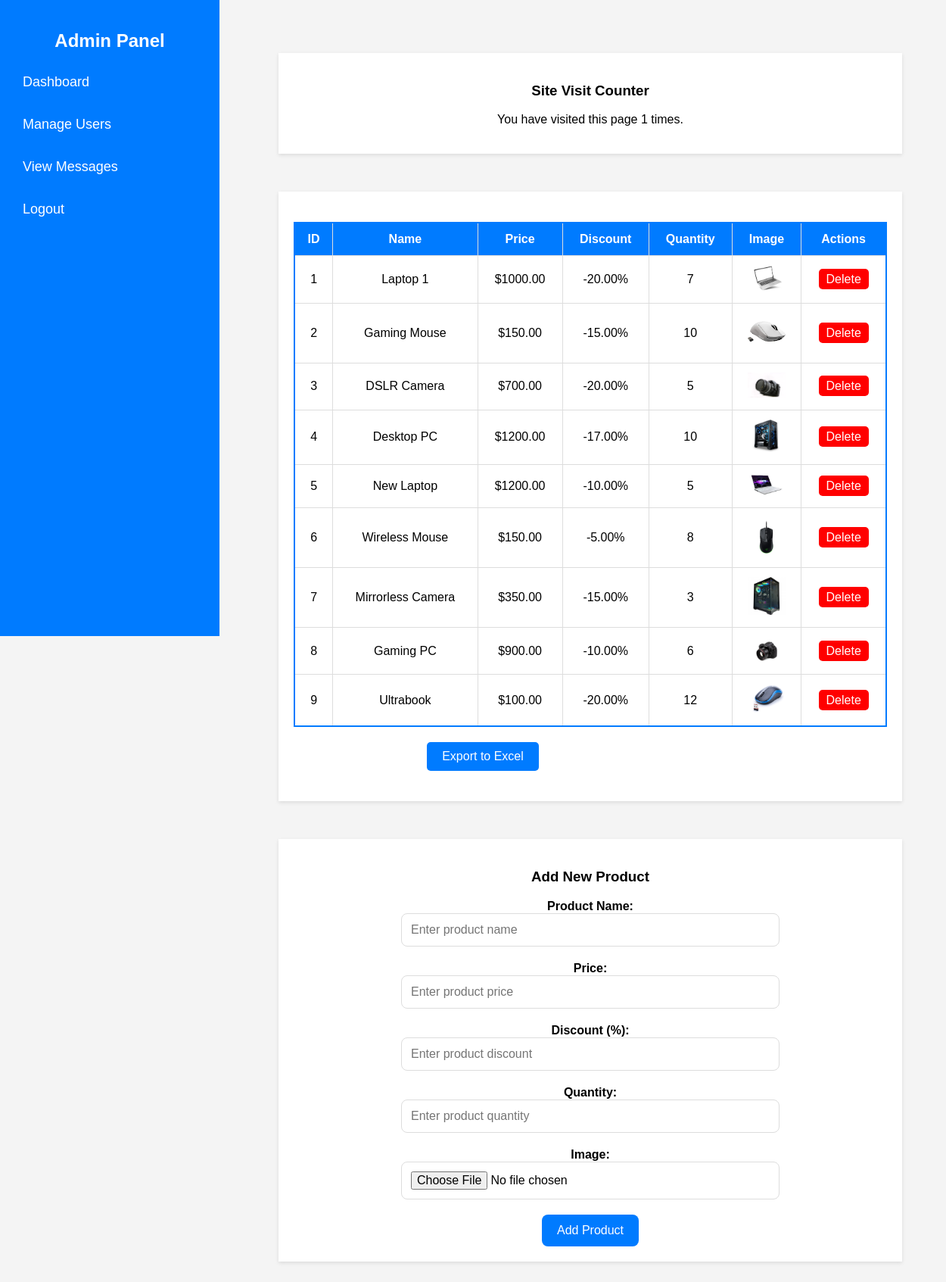
Screenshot of /admin/index.php (signed in) with the database file from the repository.
### tables this page shows
CREATE TABLE `products` (
  `id` int(11) NOT NULL,
  `name` varchar(255) NOT NULL,
  `category` varchar(100) NOT NULL,
  `price` decimal(10,2) NOT NULL,
  `discount` decimal(5,2) DEFAULT 0.00,
  `image` varchar(255) NOT NULL,
  `quantity` int(11) NOT NULL
);

### admin/index.php (the view, shortened to what this page needs)
<?php
include('authentication.php');
$sql = "SELECT * FROM products";
$result = $con->query($sql);
?>
<!DOCTYPE html>
<html lang="en">
<head>
    <link rel="stylesheet" href="css/admin_style.css">
</head>
<body>
    <div class="sidebar">
        <h2>Admin Panel</h2>
        <ul>
            <li><a href="index.php">Dashboard</a></li>
            <li><a href="view-users.php">Manage Users</a></li>
            <li><a href="view-messages.php">View Messages</a></li>
            <li><a href="logout.php">Logout</a></li>
        </ul>
    </div>
    <div class="main-content">
        <div class="admin-container">
            <h3>Site Visit Counter</h3>
            <p>You have visited this page <?= $_SESSION["visits"] ?> times.</p>
        </div>
        <div class="admin-container">
            <table>
                <thead>
                    <tr>
                        <th>ID</th>
                        <th>Name</th>
                        <th>Price</th>
                        <th>Discount</th>
                        <th>Quantity</th>
                        <th>Image</th>
                        <th>Actions</th>
                    </tr>
                </thead>
                <tbody>
                    <?php
                    if ($result->num_rows > 0) {
                        while ($row = $result->fetch_assoc()) {
                            $image_path = $row['image'];
                            if (strpos($image_path, 'http') === false && !file_exists($image_path)) {
                                $image_path = '../' . $image_path;
                            }
                            echo "<tr>
                                    <td>" . $row['id'] . "</td>
                                    <td>" . $row['name'] . "</td>
                                    <td>$" . $row['price'] . "</td>
                                    <td>-" . $row['discount'] . "%</td>
                                    <td>" . $row['quantity'] . "</td>
                                    <td><img src='" . $image_path . "' alt='" . $row['name'] . "' width='50'></td>
                                    <td>
                                        <a href='?delete_id=" . $row['id'] . "' class='delete-btn' onclick='return confirm(\"Are you sure?\")'>Delete</a>
                                    </td>
                                  </tr>";
                        }
                    } else {
                        echo "<tr><td colspan='7'>No products found.</td></tr>";
                    }
                    ?>
                </tbody>
            </table>
            <form method="POST">
                <button type="submit" name="export_excel" class="export-btn">Export to Excel</button>
            </form>
        </div>
        <div class="admin-container add-product-form">
            <h3>Add New Product</h3>
            <form action="index.php" method="POST" enctype="multipart/form-data">
                <div class="form-group">
                    <label for="name">Product Name:</label>
                    <input type="text" id="name" name="name" required placeholder="Enter product name">
                </div>
                <div class="form-group">
                    <label for="price">Price:</label>
                    <input type="number" id="price" name="price" required placeholder="Enter product price">
                </div>
                <div class="form-group">
                    <label for="discount">Discount (%):</label>
                    <input type="number" id="discount" name="discount" required placeholder="Enter product discount">
                </div>
                <div class="form-group">
                    <label for="quantity">Quantity:</label>
                    <input type="number" id="quantity" name="quantity" required placeholder="Enter product quantity">
                </div>
                <div class="form-group">
                    <label for="image">Image:</label>
                    <input type="file" id="image" name="image" required>
                </div>
                <button type="submit" name="add_product">Add Product</button>
            </form>
        </div>
    </div>
</body>
</html>

### admin/css/admin_style.css (style rules this page uses)
body { font-family: Arial, sans-serif; margin: 0; padding: 0; background: #f4f4f4; display: flex; flex-direction: column; min-height: 100vh; overflow-x: hidden; }
.sidebar { width: 250px; height: 100vh; background: #007BFF; color: white; padding: 20px; position: fixed; left: 0; top: 0; transition: 0.3s; }
.sidebar h2 { text-align: center; margin-bottom: 20px; }
.sidebar ul { list-style: none; padding: 0; }
.sidebar ul li { margin: 15px 0; }
.sidebar ul li a { color: white; text-decoration: none; font-size: 18px; display: block; padding: 10px; border-radius: 5px; transition: 0.3s; }
.main-content { margin-left: 270px; padding: 20px; flex-grow: 1; width: calc(100% - 270px); }
.admin-container { background: white; padding: 20px; box-shadow: 0px 2px 5px rgba(0, 0, 0, 0.1); margin: 50px auto; width: 80%; text-align: center; }
.add-product-form { display: flex; flex-direction: column; align-items: center; }
form { width: 100%; max-width: 500px; }
form .form-group { margin-bottom: 20px; }
form .form-group label { font-weight: bold; margin-bottom: 10px; }
form .form-group input { width: 100%; padding: 12px; border-radius: 8px; border: 1px solid #ddd; box-sizing: border-box; font-size: 16px; }
form button { padding: 12px 20px; background: rgb(0,123,255); color: white; border: none; border-radius: 8px; cursor: pointer; font-size: 16px; }
table { width: 100%; border-collapse: collapse; margin-top: 20px; border: 2px solid #007BFF; }
th, td { padding: 12px; text-align: center; border: 1px solid #ddd; }
th { background: #007BFF; color: white; }
.delete-btn { color: white; background: red; padding: 5px 10px; text-decoration: none; border-radius: 5px; }
.export-btn { padding: 10px 20px; background-color: rgb(0,123,255); color: white; border: none; border-radius: 5px; cursor: pointer; font-size: 16px; margin-bottom: 20px; margin-top: 20px; }

### rows the page displays
products: id "1", name "Laptop 1", price "1000.00", discount "20.00", quantity "7", shows a picture
products: id "2", name "Gaming Mouse", price "150.00", discount "15.00", quantity "10", shows a picture
products: id "3", name "DSLR Camera", price "700.00", discount "20.00", quantity "5", shows a picture
products: id "4", name "Desktop PC", price "1200.00", discount "17.00", quantity "10", shows a picture
products: id "5", name "New Laptop", price "1200.00", discount "10.00", quantity "5", shows a picture
products: id "6", name "Wireless Mouse", price "150.00", discount "5.00", quantity "8", shows a picture
products: id "7", name "Mirrorless Camera", price "350.00", discount "15.00", quantity "3", shows a picture
products: id "8", name "Gaming PC", price "900.00", discount "10.00", quantity "6", shows a picture
products: id "9", name "Ultrabook", price "100.00", discount "20.00", quantity "12", shows a picture

### other values shown
$_SESSION["visits"] "1"
